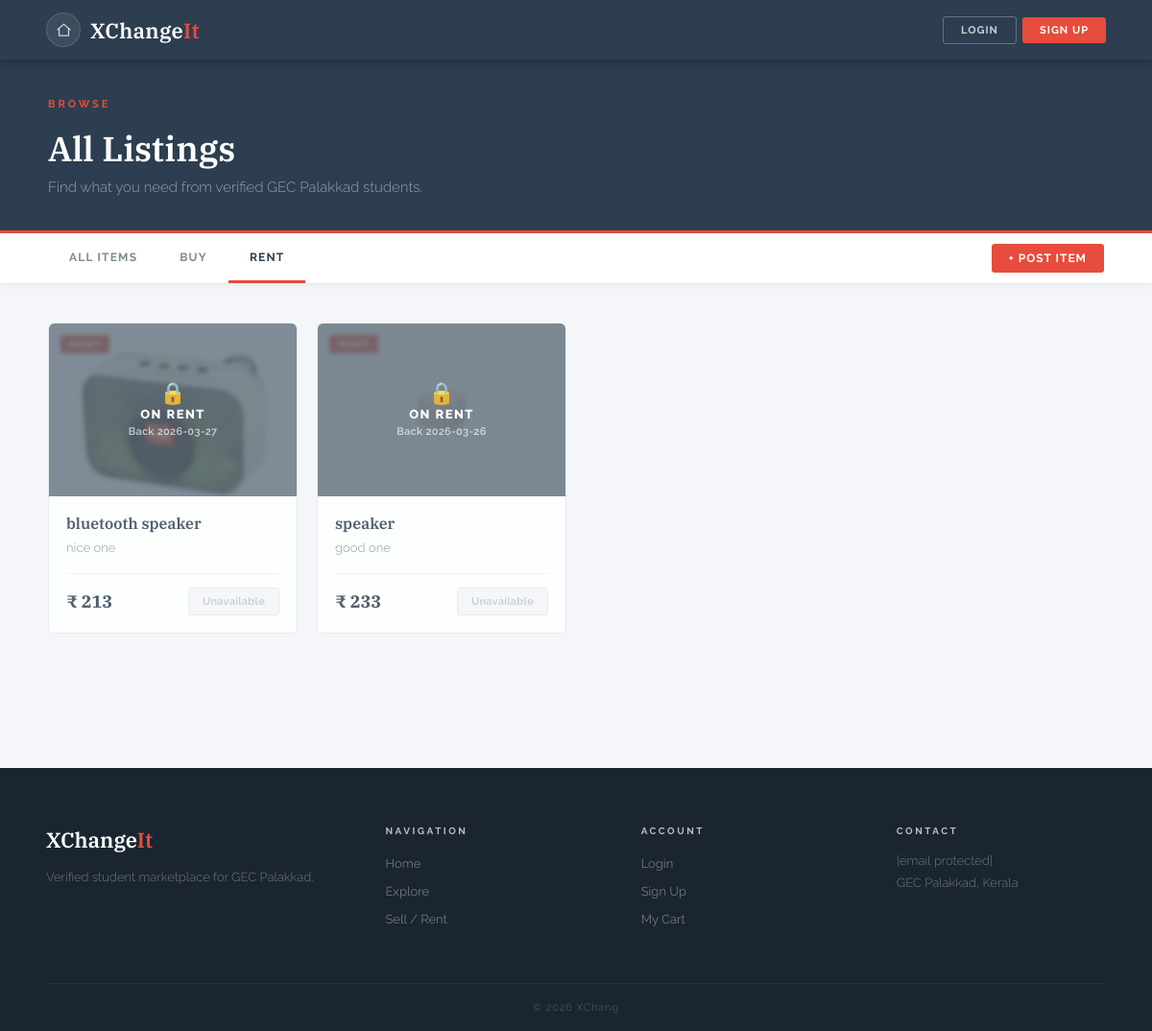
Screenshot of /explore?category=rent with the database file from the repository.
### tables this page shows
CREATE TABLE products (
            id           INTEGER PRIMARY KEY AUTOINCREMENT,
            name         TEXT    NOT NULL,
            price        INTEGER NOT NULL,
            short_desc   TEXT,
            detailed_desc TEXT,
            category     TEXT,
            image1       TEXT,
            image2       TEXT,
            image3       TEXT,
            image4       TEXT,
            image5       TEXT,
            seller       TEXT
        );

### app.py (the view)
@app.route("/explore")
def explore():
    category = request.args.get("category", "all")
    conn = sqlite3.connect(DATABASE)
    c = conn.cursor()
    if category == "buy":
        c.execute("SELECT * FROM products WHERE category='buy' ORDER BY id DESC")
    elif category == "rent":
        c.execute("SELECT * FROM products WHERE category='rent' ORDER BY id DESC")
    else:
        c.execute("SELECT * FROM products ORDER BY id DESC")
    products = c.fetchall()
    conn.close()
    pending = get_pending_count(session.get("user"))
    rent_product_ids = [p[0] for p in products if p[5] == "rent"]
    active_rents = get_active_rents_bulk(rent_product_ids)
    return render_template("explore.html", products=products, category=category,
                           pending_count=pending, active_rents=active_rents)

### app.py (called while the page is built, shortened)
def get_pending_count(username):
    if not username:
        return 0

def get_active_rents_bulk(product_ids):
    if not product_ids:
        return {}
    from datetime import date
    today = date.today().isoformat()
    conn = sqlite3.connect(DATABASE)
    conn.row_factory = sqlite3.Row
    c = conn.cursor()
    placeholders = ",".join("?" for _ in product_ids)
    c.execute(f"""SELECT product_id, MAX(rent_to) as rent_to
                  FROM order_requests
                  WHERE product_id IN ({placeholders})
                  AND status='accepted'
                  AND rent_to IS NOT NULL AND rent_to >= ?
                  GROUP BY product_id""",
              list(product_ids) + [today])
    result = {row["product_id"]: row["rent_to"] for row in c.fetchall()}
    conn.close()
    return result

### templates/explore.html (shortened to what this page needs)
<!DOCTYPE html>
<html lang="en">
<head>
  <link rel="stylesheet" href="{{ url_for('static', filename='slate.css') }}">
  <link rel="stylesheet" href="{{ url_for('static', filename='explore.css') }}">
</head>
<body>
<nav class="navbar">
  <div style="display:flex; align-items:center; gap:10px;">
    <a href="{{ url_for('home') }}" class="nav-icon-btn" data-tooltip="Home">
      <svg viewBox="0 0 24 24" width="18" height="18" fill="none" stroke="currentColor" stroke-width="2">
        <path d="M3 11L12 3l9 8"></path>
        <path d="M5 10v10h14V10"></path>
      </svg>
    </a>
    <a href="{{ url_for('home') }}" class="logo">XChange<span>It</span></a>
  </div>
  <div class="nav-right">
    {% if session.get('user') %}
      <a href="{{ url_for('cart') }}" class="nav-icon-btn" data-tooltip="Cart">
        <svg viewBox="0 0 24 24"><path d="M6 2L3 6v14a2 2 0 002 2h14a2 2 0 002-2V6l-3-4z"/><line x1="3" y1="6" x2="21" y2="6"/><path d="M16 10a4 4 0 01-8 0"/></svg>
      </a>
      <a href="{{ url_for('my_listings_chat') }}" class="nav-icon-btn" data-tooltip="Chats">
        <svg viewBox="0 0 24 24"><path d="M21 15a2 2 0 01-2 2H7l-4 4V5a2 2 0 012-2h14a2 2 0 012 2z"/></svg>
        {% if pending_count and pending_count > 0 %}
          <span class="nav-badge">{{ pending_count }}</span>
        {% endif %}
      </a>
      <div class="notif-wrap" id="notifWrap">
        <button class="nav-icon-btn notif-bell-btn" id="notifBell" data-tooltip="Notifications" onclick="toggleNotifPanel(event)" aria-label="Notifications">
          <svg viewBox="0 0 24 24" fill="none" stroke="currentColor" stroke-width="2" stroke-linecap="round" stroke-linejoin="round" width="18" height="18">
            <path d="M18 8A6 6 0 006 8c0 7-3 9-3 9h18s-3-2-3-9"/>
            <path d="M13.73 21a2 2 0 01-3.46 0"/>
          </svg>
          <span class="nav-badge notif-badge" id="notifBadge" style="display:none;"></span>
        </button>
        <div class="notif-panel" id="notifPanel" style="display:none;">
          <div class="notif-panel-header">
            <span>Notifications</span>
            <button class="notif-close-btn" onclick="closeNotifPanel()">&#x2715;</button>
          </div>
          <div class="notif-list" id="notifList">
            <div class="notif-loading">Loading&#8230;</div>
          </div>
        </div>
      </div>
      <a href="{{ url_for('profile') }}" class="nav-icon-btn nav-profile-btn" data-tooltip="{{ session.get('user') }}">
        {{ session.get('user')[0]|upper }}
      </a>
    {% else %}
      <a href="{{ url_for('login') }}" class="btn-nav-ghost">Login</a>
      <a href="{{ url_for('signup') }}" class="btn-nav-fill">Sign Up</a>
    {% endif %}
  </div>
</nav>
<div class="page-header">
  <div class="page-header-inner">
    <span class="overline">Browse</span>
    <h1>All Listings</h1>
    <p>Find what you need from verified GEC Palakkad students.</p>
  </div>
</div>
<div class="filter-bar">
  <div class="filter-inner">
    <div class="filter-tabs">
      <a href="{{ url_for('explore') }}"
         class="filter-tab {% if category=='all' %}active{% endif %}">All Items</a>
      <a href="{{ url_for('explore', category='buy') }}"
         class="filter-tab {% if category=='buy' %}active{% endif %}">Buy</a>
      <a href="{{ url_for('explore', category='rent') }}"
         class="filter-tab {% if category=='rent' %}active{% endif %}">Rent</a>
    </div>
    <a href="{{ url_for('sell') }}" class="btn-nav-fill" style="font-size:12px; padding:8px 18px; border-radius:3px;">+ Post Item</a>
  </div>
</div>
<div class="products-section">
  <div class="products-inner">
    {% if products %}
    <div class="products-grid">
      {% for product in products %}
      <div class="product-card"
           onclick="window.location.href=this.dataset.href" data-href="{{ url_for('product_detail', product_id=product[0]) }}">
        <div class="product-img">
          {% if product[6] %}
            <img src="{{ url_for('static', filename='uploads/' + product[6]) }}" alt="{{ product[1] }}">
          {% else %}
            <div class="product-img-placeholder">
              <span>📦</span>
            </div>
          {% endif %}
          <div class="product-badge {% if product[5]=='rent' %}badge-rent{% else %}badge-buy{% endif %}">
          </div>
          {% if product[5] == 'rent' and active_rents.get(product[0]) %}
          <div class="rent-blocked-overlay">
            <span class="rent-blocked-icon">🔒</span>
            <span class="rent-blocked-text">On Rent</span>
            <span class="rent-blocked-date">Back {{ active_rents[product[0]] }}</span>
          </div>
          {% endif %}
        </div>
        <div class="product-body">
          <h3>{{ product[1] }}</h3>
          <p class="product-desc">{{ product[3] }}</p>
          <div class="product-footer">
            <span class="product-price">₹ {{ product[2] }}</span>
            {% if product[5] == 'rent' and active_rents.get(product[0]) %}
              <span class="wishlist-btn rented-out-btn" title="Currently rented out">Unavailable</span>
            {% else %}
              <a href="{{ url_for('add_to_cart', product_id=product[0]) }}"
                 class="wishlist-btn"
                 onclick="event.stopPropagation()">+ Cart</a>
            {% endif %}
          </div>
        </div>
      </div>
      {% endfor %}
    </div>
    {% endif %}
  </div>
</div>
<footer class="footer">
  <div class="footer-grid">
    <div class="footer-col">
      <span class="footer-logo">XChange<span>It</span></span>
      <p class="footer-desc">Verified student marketplace for GEC Palakkad.</p>
    </div>
    <div class="footer-col">
      <h4>Navigation</h4>
      <ul>
        <li><a href="{{ url_for('home') }}">Home</a></li>
        <li><a href="{{ url_for('explore') }}">Explore</a></li>
        <li><a href="{{ url_for('sell') }}">Sell / Rent</a></li>
      </ul>
    </div>
    <div class="footer-col">
      <h4>Account</h4>
      <ul>
        <li><a href="{{ url_for('login') }}">Login</a></li>
        <li><a href="{{ url_for('signup') }}">Sign Up</a></li>
        <li><a href="{{ url_for('cart') }}">My Cart</a></li>
      </ul>
    </div>
    <div class="footer-col">
      <h4>Contact</h4>
      <p><a href="/cdn-cgi/l/email-protection" class="__cf_email__" data-cfemail="90e3e5e0e0ffe2e4d0e8f3f8f1fef7f5f9e4bef9fe">[email&#160;protected]</a></p>
      <p>GEC Palakkad, Kerala</p>
    </div>
  </div>
  <div class="footer-bottom">© 2026 XChang
</body>
</html>

### static/slate.css (style rules this page uses)
*, *::before, *::after { box-sizing: border-box; margin: 0; padding: 0; }
html { scroll-behavior: smooth; }
body { font-family: 'Raleway', sans-serif; background: #f4f6f9; color: #2c3e50; min-height: 100vh; }
a { text-decoration: none; color: inherit; }
.navbar { background: #2c3e50; padding: 0 48px; display: flex; align-items: center; justify-content: space-between; height: 62px; position: sticky; top: 0; z-index: 1000; box-shadow: 0 2px 14px rgba(0,0,0,0.3); }
.logo { font-family: 'IBM Plex Serif', serif; font-size: 22px; color: #fff; font-weight: 600; letter-spacing: 0.3px; }
.logo span { color: #e74c3c; }
.nav-right { display: flex; gap: 10px; align-items: center; }
.btn-nav-ghost { padding: 7px 18px; background: transparent; border: 1px solid rgba(255,255,255,0.28); color: rgba(255,255,255,0.75); border-radius: 3px; font-size: 11px; font-weight: 700; letter-spacing: 1px; text-transform: uppercase; cursor: pointer; font-family: 'Raleway', sans-serif; transition: all 0.2s; }
.btn-nav-fill { padding: 7px 18px; background: #e74c3c; border: none; color: #fff; border-radius: 3px; font-size: 11px; font-weight: 700; letter-spacing: 1px; text-transform: uppercase; cursor: pointer; font-family: 'Raleway', sans-serif; transition: opacity 0.2s; }
.overline { font-size: 11px; letter-spacing: 3px; text-transform: uppercase; color: #e74c3c; font-weight: 700; margin-bottom: 16px; display: block; }
.footer { background: #1a252f; padding: 60px 48px 0; margin-top: 80px; }
.footer-grid { display: grid; grid-template-columns: 1.4fr 1fr 1fr 1fr; gap: 48px; padding-bottom: 48px; border-bottom: 1px solid rgba(255,255,255,0.06); }
.footer-logo { font-family: 'IBM Plex Serif', serif; font-size: 22px; color: #fff; font-weight: 600; margin-bottom: 14px; display: block; }
.footer-logo span { color: #e74c3c; }
.footer-desc { color: rgba(255,255,255,0.38); font-size: 13px; line-height: 1.75; font-weight: 300; }
.footer-col h4 { color: rgba(255,255,255,0.7); font-size: 10px; letter-spacing: 2.5px; text-transform: uppercase; font-weight: 700; margin-bottom: 18px; }
.footer-col ul { list-style: none; }
.footer-col ul li { margin-bottom: 10px; }
.footer-col ul li a { color: rgba(255,255,255,0.38); font-size: 13px; transition: color 0.2s; }
.footer-col p { color: rgba(255,255,255,0.38); font-size: 13px; margin-bottom: 8px; font-weight: 300; }
.footer-bottom { text-align: center; padding: 18px 0; color: rgba(255,255,255,0.2); font-size: 11px; letter-spacing: 0.8px; }
.nav-right { display: flex; gap: 6px; align-items: center; }
.nav-icon-btn { position: relative; width: 36px; height: 36px; border-radius: 50%; background: rgba(255,255,255,0.08); border: 1px solid rgba(255,255,255,0.14); display: flex; align-items: center; justify-content: center; color: rgba(255,255,255,0.75); font-size: 16px; cursor: pointer; transition: background 0.2s, border-color 0.2s, color 0.2s; text-decoration: none; flex-shrink: 0; }
.nav-icon-btn svg { width: 17px; height: 17px; stroke: currentColor; fill: none; stroke-width: 1.8; stroke-linecap: round; stroke-linejoin: round; flex-shrink: 0; }
.nav-icon-btn::after { content: attr(data-tooltip); position: absolute; bottom: -32px; left: 50%; transform: translateX(-50%); background: #1a252f; color: rgba(255,255,255,0.8); font-size: 10px; font-weight: 600; letter-spacing: 0.5px; padding: 4px 8px; border-radius: 3px; white-space: nowrap; pointer-events: none; opacity: 0; transition: opacity 0.2s; font-family: 'Raleway', sans-serif; z-index: 9999; }

### rows the page displays
products: image1 (picture), active_rents "2026-03-27", name "bluetooth speaker", short_desc "nice one", price "213", category "Unavailable"
products: active_rents "2026-03-26", name "speaker", short_desc "good one", price "233", category "Unavailable"
